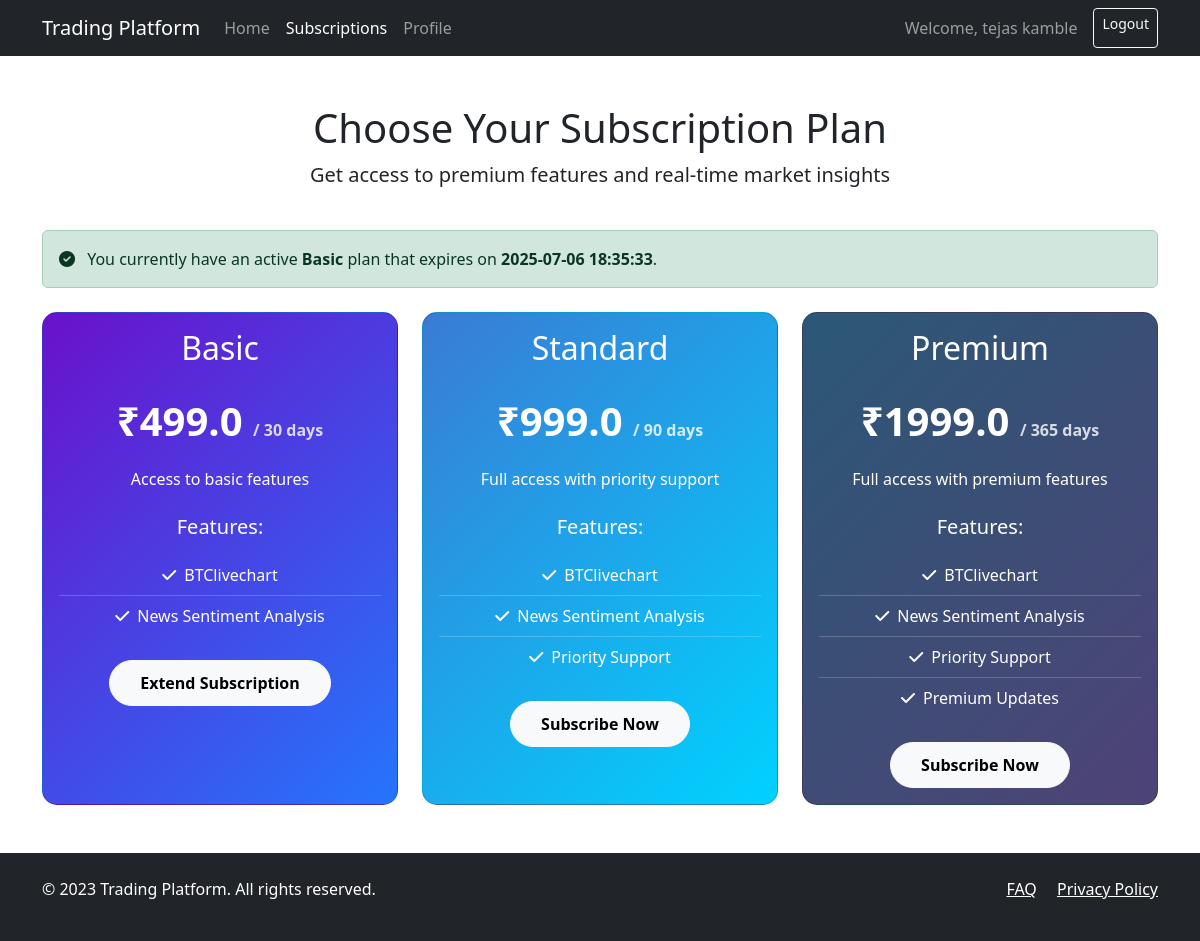
The app's page /subscription/plans (signed in) with its own data.
### tables this page shows
CREATE TABLE subscription_plans (
            id INTEGER PRIMARY KEY AUTOINCREMENT,
            name TEXT NOT NULL,
            description TEXT,
            price REAL NOT NULL,
            duration_days INTEGER NOT NULL,
            features TEXT,
            created_at TIMESTAMP DEFAULT CURRENT_TIMESTAMP
        );

CREATE TABLE user_subscriptions (
            id INTEGER PRIMARY KEY AUTOINCREMENT,
            user_id INTEGER NOT NULL,
            plan_id INTEGER NOT NULL,
            transaction_id TEXT,
            payment_method TEXT,
            payment_details TEXT,
            start_date TIMESTAMP,
            expiry_date TIMESTAMP,
            is_active INTEGER DEFAULT 1,
            created_at TIMESTAMP DEFAULT CURRENT_TIMESTAMP,
            FOREIGN KEY (user_id) REFERENCES users (id),
            FOREIGN KEY (plan_id) REFERENCES subscription_plans (id)
        );

### app.py (the view)
@app.route("/subscription/plans")
@login_required
def subscription_plans():
    conn = sqlite3.connect(USER_DB)
    cursor = conn.cursor()
    cursor.execute("SELECT id, name, description, price, duration_days, features FROM subscription_plans")
    plans = cursor.fetchall()
    cursor.execute("""
        SELECT sp.id, sp.name, us.expiry_date
        FROM user_subscriptions us
        JOIN subscription_plans sp ON us.plan_id = sp.id
        WHERE us.user_id = ? AND us.is_active = 1 AND us.expiry_date > ?
    """, (session["user_id"], datetime.now().strftime('%Y-%m-%d %H:%M:%S')))
    active_subscription = cursor.fetchone()
    conn.close()
    formatted_plans = []
    for plan in plans:
        plan_features = plan[5].split(',') if plan[5] else []
        formatted_plans.append({
            "id": plan[0],
            "name": plan[1],
            "description": plan[2],
            "price": plan[3],
            "duration_days": plan[4],
            "features": plan_features
        })
    return render_template("subscription_plans.html",
                          plans=formatted_plans,
                          active_subscription=active_subscription,
                          user_name=session.get("user_name"))

### app.py (called while the page is built)
def login_required(f):
    @wraps(f)
    def decorated_function(*args, **kwargs):
        if 'user_id' not in session:
            return redirect(url_for('login', next=request.url))
        return f(*args, **kwargs)
    return decorated_function

### templates/subscription_plans.html (shortened to what this page needs)
<!DOCTYPE html>
<html lang="en">
<head>
    <link rel="stylesheet" href="https://cdnjs.cloudflare.com/ajax/libs/bootstrap/5.3.0/css/bootstrap.min.css">
    <link rel="stylesheet" href="https://cdnjs.cloudflare.com/ajax/libs/font-awesome/6.4.0/css/all.min.css">
</head>
<body>
    <nav class="navbar navbar-expand-lg navbar-dark bg-dark">
        <div class="container">
            <a class="navbar-brand" href="/mainpage">Trading Platform</a>
            <div class="collapse navbar-collapse" id="navbarNav">
                <ul class="navbar-nav me-auto">
                    <li class="nav-item">
                        <a class="nav-link" href="/mainpage">Home</a>
                    </li>
                    <li class="nav-item">
                        <a class="nav-link active" href="/subscription/plans">Subscriptions</a>
                    </li>
                    <li class="nav-item">
                        <a class="nav-link" href="/profile">Profile</a>
                    </li>
                </ul>
                <div class="d-flex">
                    <span class="navbar-text me-3">
                        Welcome, {{ user_name }}
                    </span>
                    <a href="/logout" class="btn btn-outline-light btn-sm">Logout</a>
                </div>
            </div>
        </div>
    </nav>
    <div class="container my-5">
        <div class="row mb-4">
            <div class="col-12 text-center">
                <h1>Choose Your Subscription Plan</h1>
                <p class="lead">Get access to premium features and real-time market insights</p>
            </div>
        </div>
        {% if active_subscription %}
        <div class="alert alert-success mb-4">
            <i class="fas fa-check-circle me-2"></i> You currently have an active <strong>{{ active_subscription[1] }}</strong> plan that expires on <strong>{{ active_subscription[2] }}</strong>.
        </div>
        {% endif %}
        <div class="row row-cols-1 row-cols-md-3 g-4">
            {% for plan in plans %}
            <div class="col">
                <div class="card plan-card {{ plan.name.lower() }} h-100">
                    <div class="card-body text-center">
                        <h2 class="card-title mb-4">{{ plan.name }}</h2>
                        <div class="price mb-3">
                            ₹{{ plan.price }}
                            <span class="price-period">/ {{ plan.duration_days }} days</span>
                        </div>
                        <p class="card-text mb-4">{{ plan.description }}</p>
                        <h5 class="mb-3">Features:</h5>
                        <ul class="feature-list mb-4">
                            {% for feature in plan.features %}
                            <li><i class="fas fa-check me-2"></i>{{ feature.strip() }}</li>
                            {% endfor %}
                        </ul>
                        <a href="/subscription/checkout/{{ plan.id }}" class="btn btn-light btn-subscribe">
                            {% if active_subscription and active_subscription[0] == plan.id %}
                                Extend Subscription
                            {% else %}
                                Subscribe Now
                            {% endif %}
                        </a>
                    </div>
                </div>
            </div>
            {% endfor %}
        </div>
    </div>
    <footer class="bg-dark text-white py-4 mt-5">
        <div class="container">
            <div class="row">
                <div class="col-md-6">
                    <p>&copy; 2023 Trading Platform. All rights reserved.</p>
                </div>
                <div class="col-md-6 text-md-end">
                    <a href="/faq" class="text-white me-3">FAQ</a>
                    <a href="/policy" class="text-white">Privacy Policy</a>
                </div>
            </div>
        </div>
    </footer>
</body>
</html>

### templates/subscription_plans.html (style rules this page uses)
.plan-card { transition: transform 0.3s ease; border-radius: 15px; height: 100%; }
.plan-card.premium { background: linear-gradient(135deg, #2b5876 0%, #4e4376 100%); color: white; }
.plan-card.standard { background: linear-gradient(135deg, #3a7bd5 0%, #00d2ff 100%); color: white; }
.plan-card.basic { background: linear-gradient(135deg, #6a11cb 0%, #2575fc 100%); color: white; }
.feature-list { list-style-type: none; padding-left: 0; }
.feature-list li { padding: 8px 0; border-bottom: 1px solid rgba(255, 255, 255, 0.2); }
.feature-list li:last-child { border-bottom: none; }
.price { font-size: 2.5rem; font-weight: bold; }
.price-period { font-size: 1rem; opacity: 0.8; }
.btn-subscribe { border-radius: 30px; padding: 10px 30px; font-weight: bold; transition: all 0.3s ease; }

### records on screen
subscription_plans: name "Basic", price "499.0", duration_days "30", description "Access to basic features", strip "BTClivechart" "News Sentiment Analysis", shows "Extend Subscription"
user_subscriptions: expiry_date "2025-07-06 18:35:33"
subscription_plans: name "Standard", price "999.0", duration_days "90", description "Full access with priority support", strip "BTClivechart" "News Sentiment Analysis" "Priority Support", shows "Subscribe Now"
subscription_plans: name "Premium", price "1999.0", duration_days "365", description "Full access with premium features", strip "BTClivechart" "News Sentiment Analysis" "Priority Support" "Premium Updates", shows "Subscribe Now"

### other values on screen
{{ user_name }} "tejas kamble"
